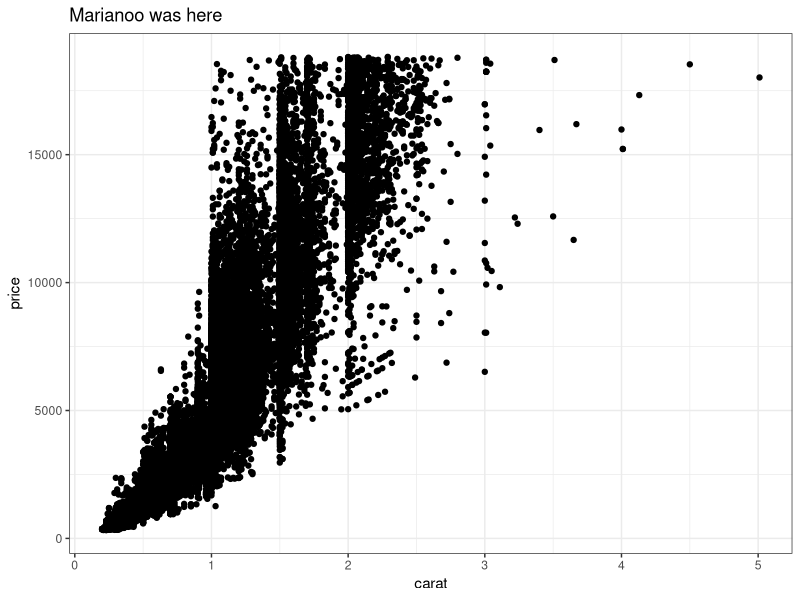
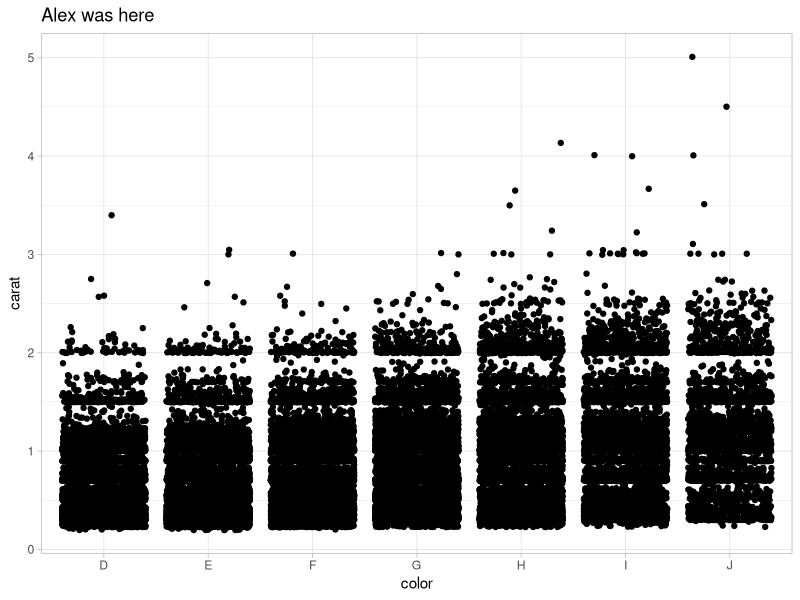

The R script that drew these images, in order: (Note: this script raises an error after producing the figures.)
## ---- chunk 1
knitr::opts_chunk$set(echo = TRUE)
library(tidyverse)
## ---- chunk 2
# Partner 1: 
# Run the code below to see the original graph
# Change the code below to make the point color change based on 'cut', and update the theme to theme_bw(). Update the title to include your first name. 

ggplot(data = diamonds, aes(x = carat, y = price)) +
  geom_point()+
  theme_bw()+
  labs(title = "Marianoo was here")
## ---- chunk 3
# Partner 2: 
# Run the code below to see the original graph
# Change the code below to make the geom a geom_jitter, and update the theme to theme_light. Update the title to include your first name. 

ggplot(data = diamonds, aes(x = color, y = carat)) +
  geom_jitter() +
  theme_light() +
  labs(title = "Alex was here")
## ---- chunk 4
#Mariano's changes
ggplot(data = diamonds, aes(x = price, y = carat)) +
  geom_point() +
ae-branch
  theme_bw()

# alex's changes
expensive_diamonds <- diamonds %>% 
  filter(price > 1000)

ggplot(data = diamonds, aes(x = price, y = carat)) +
  geom_point() +
  theme_void()

  theme_dark()
main
## ---- chunk 5
# alex's changes
only_premium_diamonds <- diamonds %>% 
  filter(cut == "Premium")
